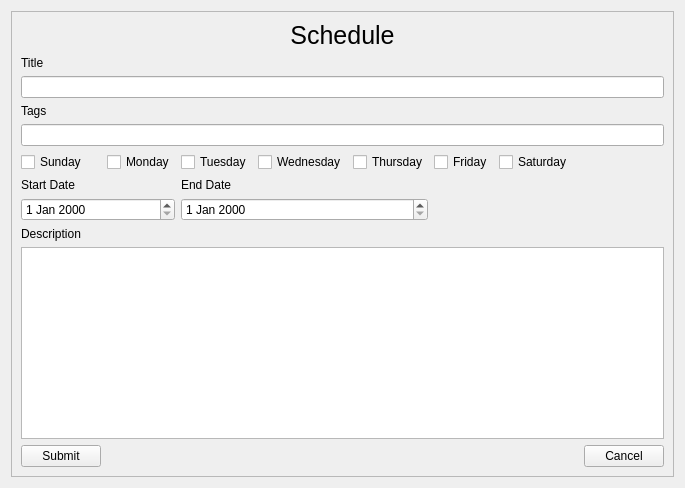
      <widget class="QWidget" name="pageModifySchedule">
       <layout class="QGridLayout" name="gridLayout_7">
        <item row="0" column="0">
         <widget class="QFrame" name="frameSchedule">
          <property name="frameShape">
           <enum>QFrame::StyledPanel</enum>
          </property>
          <property name="frameShadow">
           <enum>QFrame::Raised</enum>
          </property>
          <layout class="QGridLayout" name="gridLayout_6">
           <item row="3" column="0">
            <widget class="QLabel" name="labelScheduleTags">
             <property name="text">
              <string>Tags</string>
             </property>
            </widget>
           </item>
           <item row="7" column="2" colspan="3">
            <widget class="QDateEdit" name="dataScheduleEndDate"/>
           </item>
           <item row="6" column="2" colspan="3">
            <widget class="QLabel" name="labelScheduleEndDate">
             <property name="text">
              <string>End Date</string>
             </property>
            </widget>
           </item>
           <item row="5" column="0">
            <widget class="QCheckBox" name="checkScheduleSunday">
             <property name="text">
              <string>Sunday</string>
             </property>
            </widget>
           </item>
           <item row="5" column="2">
            <widget class="QCheckBox" name="checkScheduleTuesday">
             <property name="text">
              <string>Tuesday</string>
             </property>
            </widget>
           </item>
           <item row="8" column="0" colspan="2">
            <widget class="QLabel" name="labelScheduleDescription">
             <property name="text">
              <string>Description</string>
             </property>
            </widget>
           </item>
           <item row="5" column="6">
            <widget class="QCheckBox" name="checkScheduleSaturday">
             <property name="text">
              <string>Saturday</string>
             </property>
            </widget>
           </item>
           <item row="1" column="0">
            <widget class="QLabel" name="labelScheduleTitle">
             <property name="text">
              <string>Title</string>
             </property>
            </widget>
           </item>
           <item row="0" column="0" colspan="9">
            <widget class="QLabel" name="labelSchedule">
             <property name="styleSheet">
              <string notr="true">QLabel{font-size:25px}</string>
             </property>
             <property name="text">
              <string>Schedule</string>
             </property>
             <property name="alignment">
              <set>Qt::AlignCenter</set>
             </property>
            </widget>
           </item>
           <item row="7" column="0" colspan="2">
            <widget class="QDateEdit" name="dataScheduleStartDate"/>
           </item>
           <item row="6" column="0" colspan="2">
            <widget class="QLabel" name="labelScheduleStartDate">
             <property name="text">
              <string>Start Date</string>
             </property>
            </widget>
           </item>
           <item row="5" column="1">
            <widget class="QCheckBox" name="checkScheduleMonday">
             <property name="text">
              <string>Monday</string>
             </property>
            </widget>
           </item>
           <item row="2" column="0" colspan="9">
            <widget class="QLineEdit" name="dataScheduleTitle"/>
           </item>
           <item row="5" column="4">
            <widget class="QCheckBox" name="checkScheduleThursday">
             <property name="text">
              <string>Thursday</string>
             </property>
            </widget>
           </item>
           <item row="9" column="0" colspan="9">
            <widget class="QTextEdit" name="dataScheduleDescription"/>
           </item>
           <item row="5" column="3">
            <widget class="QCheckBox" name="checkScheduleWednesday">
             <property name="text">
              <string>Wednesday</string>
             </property>
            </widget>
           </item>
           <item row="4" column="0" colspan="9">
            <widget class="QLineEdit" name="dataScheduleTags"/>
           </item>
           <item row="5" column="5">
            <widget class="QCheckBox" name="checkScheduleFriday">
             <property name="text">
              <string>Friday</string>
             </property>
            </widget>
           </item>
           <item row="10" column="8">
            <widget class="QPushButton" name="buttonScheduleCancel">
             <property name="text">
              <string>Cancel</string>
             </property>
            </widget>
           </item>
           <item row="10" column="0">
            <widget class="QPushButton" name="buttonScheduleSubmit">
             <property name="text">
              <string>Submit</string>
             </property>
            </widget>
           </item>
          </layout>
         </widget>
        </item>
       </layout>
      </widget>
